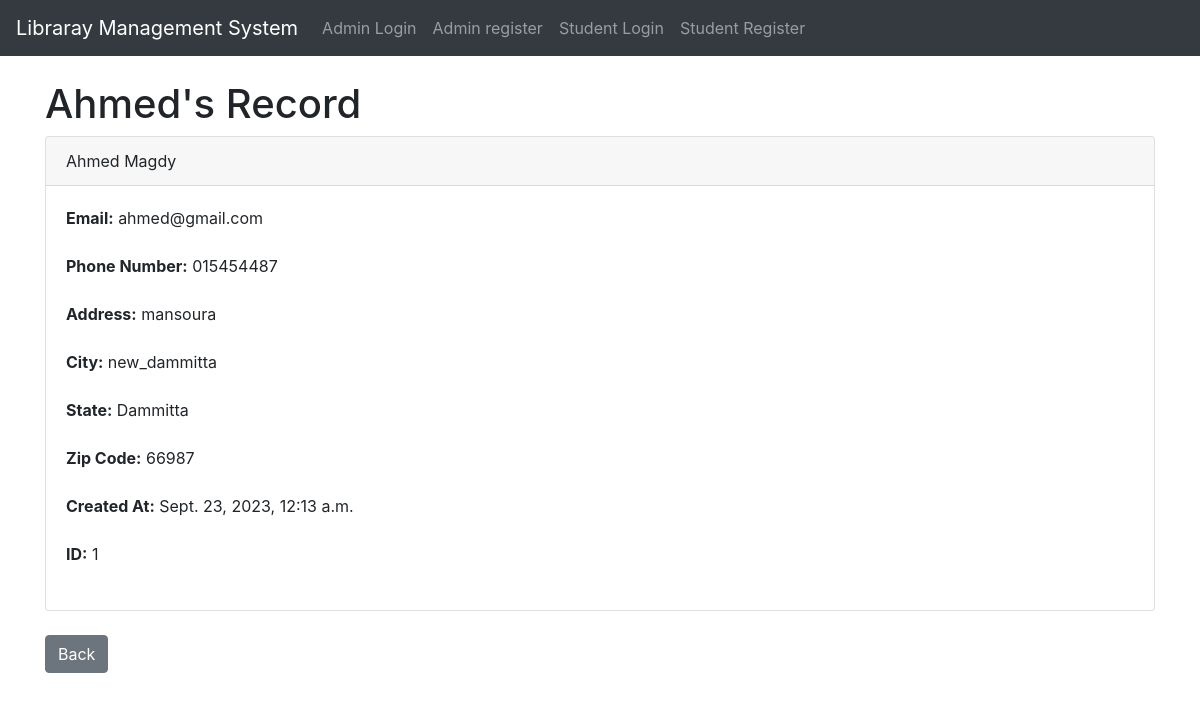
Page /home/detail/Student/1/ on the committed database.
### website/models.py (models this page shows, shortened)
class Student(models.Model):
    username=models.CharField(max_length=20)
    created_at = models.DateTimeField(auto_now_add=True)
    first_name= models.CharField(max_length=100)
    last_name= models.CharField(max_length=100)
    phone_number= models.CharField(max_length=100)
    email= models.CharField(max_length=100)
    address= models.CharField(max_length=100)
    city= models.CharField(max_length=100)
    state= models.CharField(max_length=100)
    zip_code= models.CharField(max_length=100)
    password = models.CharField(max_length=20)

### website/views.py (the view)
# urls.py: path('detail/<str:type>/<int:id>/', detail, name='detail'),
def detail(request, type, id):
    search_param = request.GET.get('search', None)
    if search_param:
        if type == 'Book':
            book_obj = get_object_or_404(Book, pk=id)
            return redirect('website:book_detail', pk=book_obj.id)  # Redirect to book detail
        elif type == 'Student':
            student_obj = get_object_or_404(Student, pk=id)
            return redirect('website:std_detail', pk=student_obj.id)  # Redirect to student detail
        else:
            pass
    else:
        if type == 'Book':
            obj = get_object_or_404(Book, pk=id)
        elif type == 'Student':
            student = get_object_or_404(Student, pk=id)
        else:
            pass
    return render(request, 'website/detail.html', {'student': student})

### website/templates/website/detail.html (shortened to what this page needs)
{% extends "website/base.html" %}
{% block content %}
<h1>{{student.first_name}}'s Record</h1>
<div class="card">
    <div class="card-header">
        {{ student.first_name }} {{ student.last_name }}
    </div>
    <div class="card-body">
      <p class="card-text">
       <strong>Email:</strong> {{ student.email }}<br><br>
       <strong>Phone Number:</strong> {{ student.phone_number }}<br><br>
       <strong>Address:</strong> {{ student.address }}<br><br>
       <strong>City:</strong> {{ student.city }}<br><br>
       <strong>State:</strong> {{ student.state }}<br><br>
       <strong>Zip Code:</strong> {{ student.zip_code }}<br><br>
       <strong>Created At:</strong> {{ student.created_at }}<br><br>
       <strong>ID:</strong> {{student.id}}<br><br>
    </p>
    </div>
  </div>
<br>
<a href="{% url 'website:home' %}" class="btn btn-secondary">Back</a>
{% endblock content %}

### rows in the picture
Student: first_name "Ahmed", last_name "Magdy", email "ahmed@gmail.com", phone_number "015454487", address "mansoura", city "new_dammitta", state "Dammitta", zip_code "66987", created_at "Sept. 23, 2023, 12:13 a.m.", id "1"
